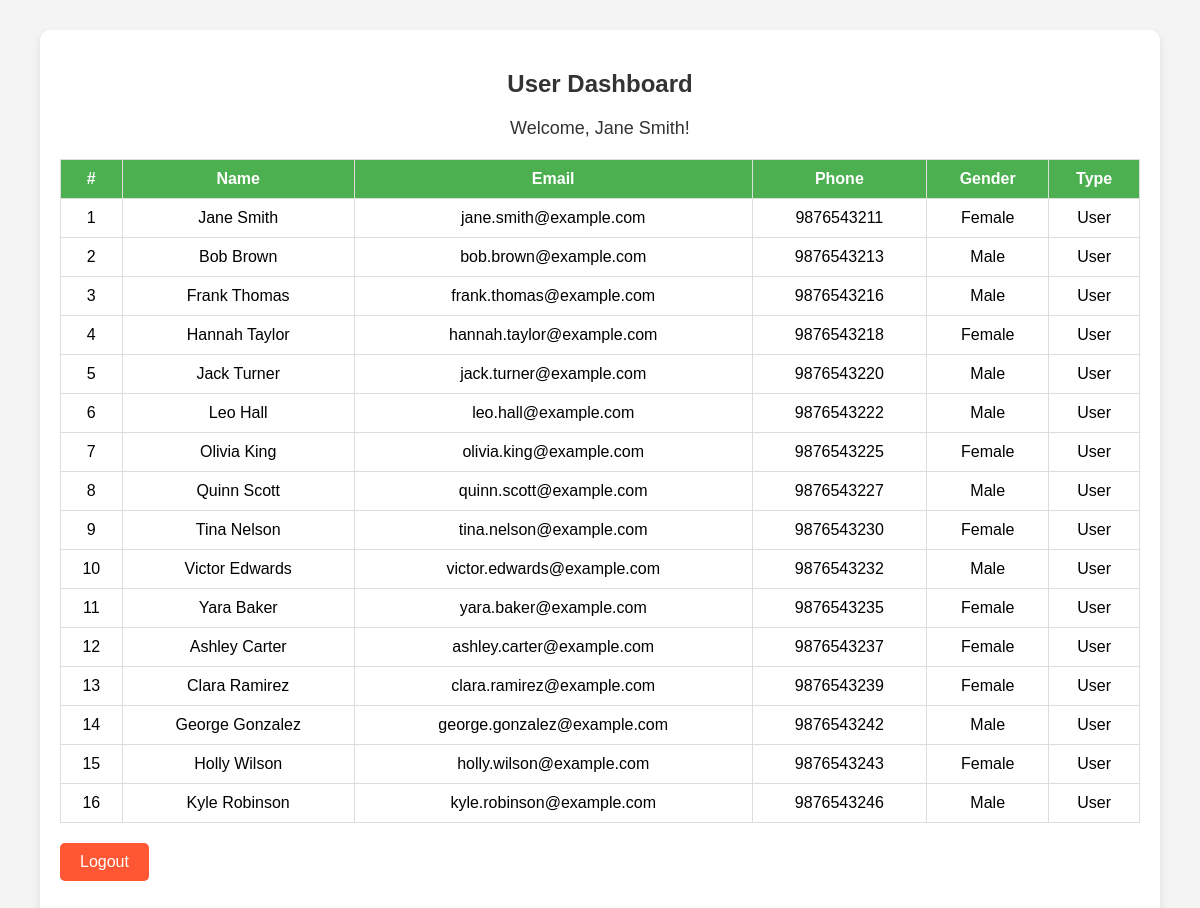
The app's page /User_welcome.php (signed in) with its own data.
### tables this page shows
CREATE TABLE `tbl_user` (
  `user_id` int(10) NOT NULL,
  `user_name` varchar(50) NOT NULL,
  `user_email` varchar(50) NOT NULL,
  `user_phone` varchar(15) NOT NULL,
  `user_gender` int(1) NOT NULL,
  `user_type` int(1) NOT NULL,
  `user_password` varchar(50) NOT NULL
);

### User_welcome.php (the view, shortened to what this page needs)
<?php
include 'db_connect.php';
$admin_name = $_SESSION['user_name'];
$type = $_SESSION['user_type'];
$sql = "SELECT user_id, user_name, user_email, user_phone, user_gender, user_type
        FROM tbl_user WHERE user_type = $type";
$result = $conn->query($sql);
?>
<!DOCTYPE html>
<html lang="en">
<head>
</head>
<body>
<div class="container">
    <h2>User Dashboard</h2>
    <p class="welcome">Welcome, <?php echo htmlspecialchars($admin_name); ?>!</p>
    <?php if ($result->num_rows > 0): ?>
        <table id="myTable" class="display">
            <thead>
                <tr>
                    <th>#</th>
                    <th>Name</th>
                    <th>Email</th>
                    <th>Phone</th>
                    <th>Gender</th>
                    <th>Type</th>
                </tr>
            </thead>
            <tbody>
                <?php
                $counter = 1;
                while ($row = $result->fetch_assoc()): ?>
                    <tr>
                        <td><?php echo $counter++; ?></td>
                        <td><?php echo htmlspecialchars($row['user_name']); ?></td>
                        <td><?php echo htmlspecialchars($row['user_email']); ?></td>
                        <td><?php echo htmlspecialchars($row['user_phone']); ?></td>
                        <td><?php echo $row['user_gender'] == 0 ? "Male" : "Female"; ?></td>
                        <td>
                            <?php
                            switch ($row['user_type']) {
                                case 1:
                                    echo "User ";
                                    break;
                            }
                            ?>
                        </td>
                    </tr>
                <?php endwhile; ?>
            </tbody>
        </table>
    <?php else: ?>
        <p>No users found.</p>
    <?php endif; ?>
    <form method="post">
        <button class="logout-btn" type="submit" name="logout">Logout</button>
    </form>
</div>
<link rel="stylesheet" href="//cdn.datatables.net/2.2.1/css/dataTables.dataTables.min.css">
</body>
</html>

### User_welcome.php (style rules this page uses)
body { font-family: Arial, sans-serif; background-color: #f4f4f4; margin: 0; padding: 0; }
.container { width: 90%; margin: 30px auto; background-color: #fff; padding: 20px; border-radius: 10px; box-shadow: 0 4px 8px rgba(0, 0, 0, 0.1); }
h2 { text-align: center; color: #333; }
table { width: 100%; border-collapse: collapse; margin-top: 20px; }
table th, table td { border: 1px solid #ddd; padding: 10px; text-align: center; }
table th { background-color: #4CAF50; color: white; }
.logout-btn { display: inline-block; margin: 20px auto; padding: 10px 20px; font-size: 16px; background-color: #FF5733; color: white; text-decoration: none; border: none; border-radius: 5px; cursor: pointer; }
.welcome { text-align: center; margin-bottom: 20px; font-size: 18px; color: #333; }

### records on screen
tbl_user: user_name "Jane Smith", user_email "jane.smith@example.com", user_phone "9876543211", user_gender "Female", user_type "User"
tbl_user: user_name "Bob Brown", user_email "bob.brown@example.com", user_phone "9876543213", user_gender "Male", user_type "User"
tbl_user: user_name "Frank Thomas", user_email "frank.thomas@example.com", user_phone "9876543216", user_gender "Male", user_type "User"
tbl_user: user_name "Hannah Taylor", user_email "hannah.taylor@example.com", user_phone "9876543218", user_gender "Female", user_type "User"
tbl_user: user_name "Jack Turner", user_email "jack.turner@example.com", user_phone "9876543220", user_gender "Male", user_type "User"
tbl_user: user_name "Leo Hall", user_email "leo.hall@example.com", user_phone "9876543222", user_gender "Male", user_type "User"
tbl_user: user_name "Olivia King", user_email "olivia.king@example.com", user_phone "9876543225", user_gender "Female", user_type "User"
tbl_user: user_name "Quinn Scott", user_email "quinn.scott@example.com", user_phone "9876543227", user_gender "Male", user_type "User"
tbl_user: user_name "Tina Nelson", user_email "tina.nelson@example.com", user_phone "9876543230", user_gender "Female", user_type "User"
tbl_user: user_name "Victor Edwards", user_email "victor.edwards@example.com", user_phone "9876543232", user_gender "Male", user_type "User"
tbl_user: user_name "Yara Baker", user_email "yara.baker@example.com", user_phone "9876543235", user_gender "Female", user_type "User"
tbl_user: user_name "Ashley Carter", user_email "ashley.carter@example.com", user_phone "9876543237", user_gender "Female", user_type "User"
tbl_user: user_name "Clara Ramirez", user_email "clara.ramirez@example.com", user_phone "9876543239", user_gender "Female", user_type "User"
tbl_user: user_name "George Gonzalez", user_email "george.gonzalez@example.com", user_phone "9876543242", user_gender "Male", user_type "User"
tbl_user: user_name "Holly Wilson", user_email "holly.wilson@example.com", user_phone "9876543243", user_gender "Female", user_type "User"
tbl_user: user_name "Kyle Robinson", user_email "kyle.robinson@example.com", user_phone "9876543246", user_gender "Male", user_type "User"

### other values on screen
$admin_name "Jane Smith"
